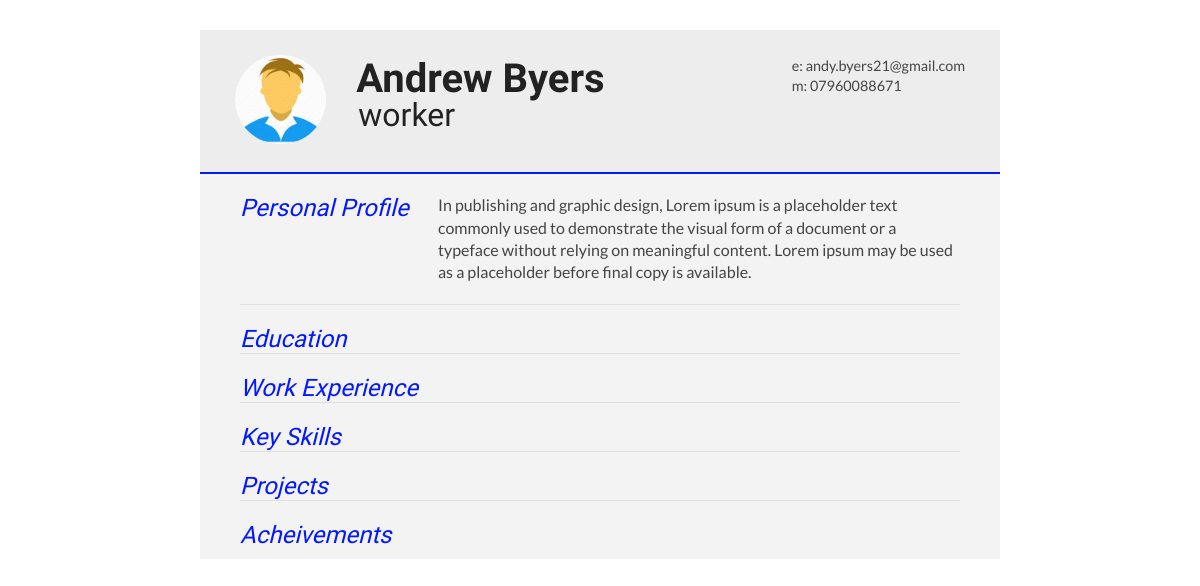
Before: /resume (signed in) with the older database file.
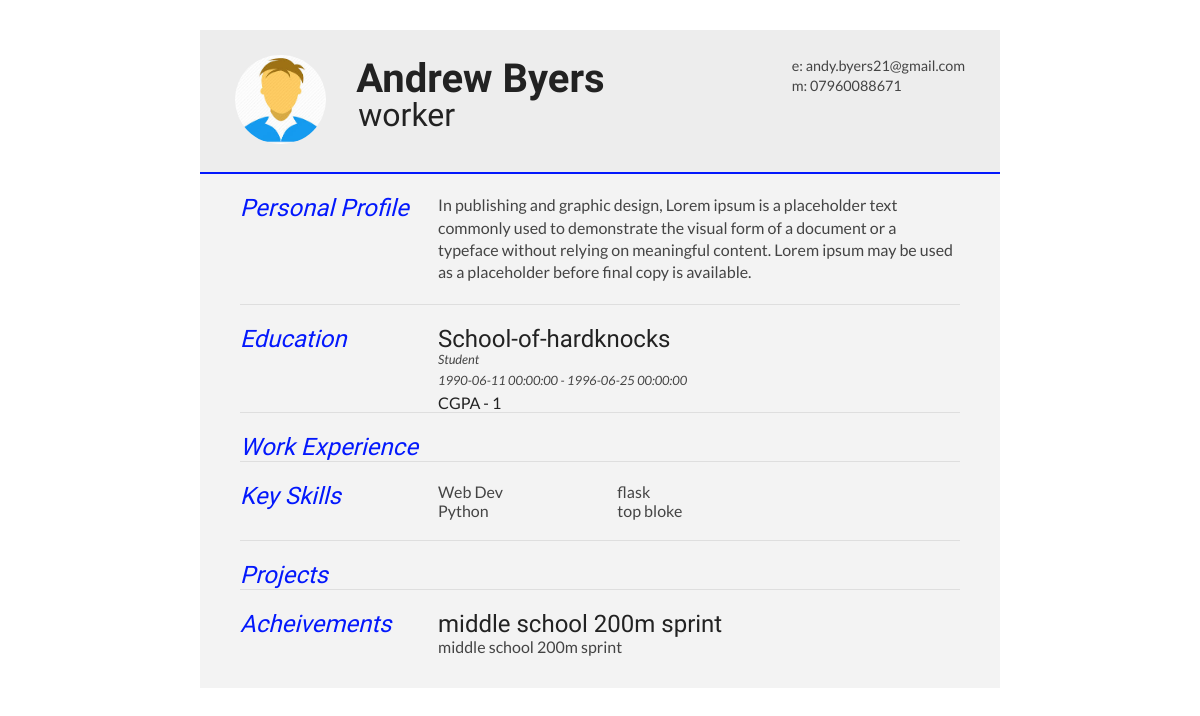
After: the same page with the newer database file.
### resume/models.py (models this page shows, shortened)
class userdetails(db.Model):
    id = db.Column(db.Integer, primary_key=True)
    name = db.Column(db.String(20),nullable=False)
    email = db.Column(db.String(120),nullable=False)
    designation = db.Column(db.String(120),nullable=False)
    phoneno =  db.Column(db.String(15),nullable=False)
    profile = db.Column(db.Text,nullable=False)
    user_id= db.Column(db.Integer,db.ForeignKey('user.id'),nullable=False)

class education(db.Model):
    id = db.Column(db.Integer, primary_key=True)
    name = db.Column(db.String(100),nullable=False)
    start = db.Column(db.DateTime,nullable=False,default=datetime.today())
    end = db.Column(db.DateTime,nullable=False,default=datetime.today())
    cgpa = db.Column(db.Integer,nullable=False)
    user_id= db.Column(db.Integer,db.ForeignKey('user.id'),nullable=False)

class skills(db.Model):
    id = db.Column(db.Integer, primary_key=True)
    skillname = db.Column(db.String(100),nullable=False)
    user_id= db.Column(db.Integer,db.ForeignKey('user.id'),nullable=False)

class achievements(db.Model):
    id = db.Column(db.Integer, primary_key=True)
    achname = db.Column(db.String(100),nullable=False)
    achdesc = db.Column(db.Text(100),nullable=False)
    user_id= db.Column(db.Integer,db.ForeignKey('user.id'),nullable=False)

### resume/routes.py (the view)
@app.route("/resume", methods=["GET", "POST"])
@login_required
def resumeview():
    edu = education.query.filter_by(edu=current_user).all()
    exp = experience.query.filter_by(exp=current_user).all()
    pro = projects.query.filter_by(pro=current_user).all()
    usr = userdetails.query.filter_by(details=current_user).first()
    skillsadded = skills.query.filter_by(skill=current_user).all()
    achmade = achievements.query.filter_by(ach=current_user).all()
    image_file = url_for('static', filename='profiles/' +
                         current_user.image_file)
    return render_template("resume.html", edu=edu, exp=exp, pro=pro, usr=usr, sk=skillsadded, achmade=achmade, image_file=image_file)

### resume/models.py (called while the page is built)
@login_manager.user_loader
def load_user(id):
    return user.query.get(int(id))

### resume/templates/resume.html (shortened to what this page needs)
<!DOCTYPE html>
<html>
  <head>
    <link type="text/css" rel="stylesheet" href="../static/resume.css" />
  </head>
  <body id="top">
    <div id="cv" class="instaFade">
      <div class="mainDetails">
        <div id="headshot" class="quickFade">
          <img src="{{ image_file }}" alt="{{ usr.name }}" />
        </div>
        <div id="name">
          <h1 class="quickFade delayTwo">{{ usr.name }}</h1>
          <h2 class="quickFade delayThree">{{ usr.designation }}</h2>
        </div>
        <div id="contactDetails" class="quickFade delayFour">
          <ul>
            <li>e: <a href="#" target="_blank"> {{ usr.email }}</a></li>
            <li>m: {{ usr.phoneno }}</li>
          </ul>
        </div>
      </div>
      <div id="mainArea" class="quickFade delayFive">
        <section>
          <article>
            <div class="sectionTitle">
              <h1>Personal Profile</h1>
            </div>
            <div class="sectionContent">
              <p>{{ usr.profile }}</p>
            </div>
          </article>
        </section>
        <section>
          <div class="sectionTitle">
            <h1>Education</h1>
          </div>
          <div class="sectionContent">
            {% for education in edu %}
            <article>
              <h2>{{ education.name }}</h2>
              <p class="subDetails">Student</p>
              <p class="subDetails">
                {{ education.start }} - {{ education.end }}
              </p>
              <h3>CGPA - {{ education.cgpa }}</h3>
            </article>
            {% endfor %}
          </div>
        </section>
        <section>
          <div class="sectionTitle">
            <h1>Work Experience</h1>
          </div>
        </section>
        <section>
          <div class="sectionTitle">
            <h1>Key Skills</h1>
          </div>
          <div class="sectionContent">
            <ul class="keySkills">
              {% for skills in sk %}
              <li>{{ skills.skillname }}</li>
              {% endfor %}
            </ul>
          </div>
        </section>
        <section>
          <div class="sectionTitle">
            <h1>Projects</h1>
          </div>
        </section>
        <section>
          <div class="sectionTitle">
            <h1>Acheivements</h1>
          </div>
          <div class="sectionContent">
            {% for acheive in achmade %}
            <article>
              <h2>{{ acheive.achname }}</h2>
              <p>{{ acheive.achdesc }}</p>
            </article>
            {% endfor %}
          </div>
        </section>
      </div>
    </div>
  </body>
</html>

### resume/static/resume.css (style rules this page uses)
html, body, div, span, object, iframe, h1, h2, h3, h4, h5, h6, p, blockquote, pre, abbr, address, cite, code, del, dfn, em, img, ins, kbd, q, samp, small, strong, sub, sup, var, b, i, dl, dt, dd, ol, ul, li, fieldset, form, label, legend, table, caption, tbody, tfoot, thead, tr, th, td, article, aside, canvas, details, figcaption, figure, footer, header, hgroup, menu, nav, section, summary, time, mark, audio, video { border: 0; font: inherit; font-size: 100%; margin: 0; padding: 0; vertical-align: baseline; height: auto; }
article, aside, details, figcaption, figure, footer, header, hgroup, menu, nav, section { display: block; }
html, body { background: white; font-family: 'Lato', helvetica, arial, sans-serif; font-size: 16px; color: #222; }
p { font-size: 1em; line-height: 1.4em; margin-bottom: 20px; color: #444; }
#cv { width: 100%; max-width: 800px; background: #f3f3f3; margin: 30px auto; height: auto; }
.mainDetails { padding: 25px 35px; border-bottom: 2px solid #0318fc; background: #ededed; }
#name h1 { font-size: 2.5em; font-weight: 700; font-family: 'Rokkitt', Helvetica, Arial, sans-serif; margin-bottom: -6px; }
#name h2 { font-size: 2em; margin-left: 2px; font-family: 'Rokkitt', Helvetica, Arial, sans-serif; }
#mainArea { padding: 0 40px; }
#headshot { width: 12.5%; float: left; margin-right: 30px; }
#headshot img { width: 100%; height: auto; -webkit-border-radius: 50px; border-radius: 50px; }
#name { float: left; }
#contactDetails { float: right; }
#contactDetails ul { list-style-type: none; font-size: 0.9em; margin-top: 2px; }
#contactDetails ul li { margin-bottom: 3px; color: #444; }
#contactDetails ul li a, a[href^='tel'] { color: #444; text-decoration: none; -webkit-transition: all 0.3s ease-in; -moz-transition: all 0.3s ease-in; -o-transition: all 0.3s ease-in; -ms-transition: all 0.3s ease-in; transition: all 0.3s ease-in; }
section { border-top: 1px solid #dedede; padding: 20px 0 0; }
section:first-child { border-top: 0; }
section:last-child { padding: 20px 0 10px; }
.sectionTitle { float: left; width: 25%; }
.sectionContent { float: right; width: 72.5%; }
.sectionTitle h1 { font-family: 'Rokkitt', Helvetica, Arial, sans-serif; font-style: italic; font-size: 1.5em; color: #0318fc; }
.sectionContent h2 { font-family: 'Rokkitt', Helvetica, Arial, sans-serif; font-size: 1.5em; margin-bottom: -2px; }
.subDetails { font-size: 0.8em; font-style: italic; margin-bottom: 3px; }
.keySkills { list-style-type: none; -moz-column-count: 3; -webkit-column-count: 3; column-count: 3; margin-bottom: 20px; font-size: 1em; color: #444; }
.instaFade { -webkit-animation-name: reset, fade-in; -webkit-animation-duration: 0.5s; -webkit-animation-timing-function: ease-in; -moz-animation-name: reset, fade-in; -moz-animation-duration: 0.5s; -moz-animation-timing-function: ease-in; animation-name: reset, fade-in; animation-duration: 0.5s; animation-timing-function: ease-in; }
.quickFade { -webkit-animation-name: reset, fade-in; -webkit-animation-duration: 0.5s; -webkit-animation-timing-function: ease-in; -moz-animation-name: reset, fade-in; -moz-animation-duration: 0.5s; -moz-animation-timing-function: ease-in; animation-name: reset, fade-in; animation-duration: 0.5s; animation-timing-function: ease-in; }
.delayTwo { -webkit-animation-delay: 0, 1s; -moz-animation-delay: 0, 1s; animation-delay: 0, 1s; }
.delayThree { -webkit-animation-delay: 0, 0.5s; -moz-animation-delay: 0, 0.5s; animation-delay: 0, 0.5s; }
.delayFour { -webkit-animation-delay: 0, 2s; -moz-animation-delay: 0, 2s; animation-delay: 0, 2s; }
.delayFive { -webkit-animation-delay: 0, 0.5s; -moz-animation-delay: 0, 0.5s; animation-delay: 0, 0.5s; }

Changed rows visible on the page:
added education: name "School-of-hardknocks", start "1990-06-11 00:00:00", end "1996-06-25 00:00:00", cgpa "1"
added skills: skillname "Web Dev"
added skills: skillname "Python"
added skills: skillname "flask"
added skills: skillname "top bloke"
added achievements: achname "middle school 200m sprint", achdesc "middle school 200m sprint"
